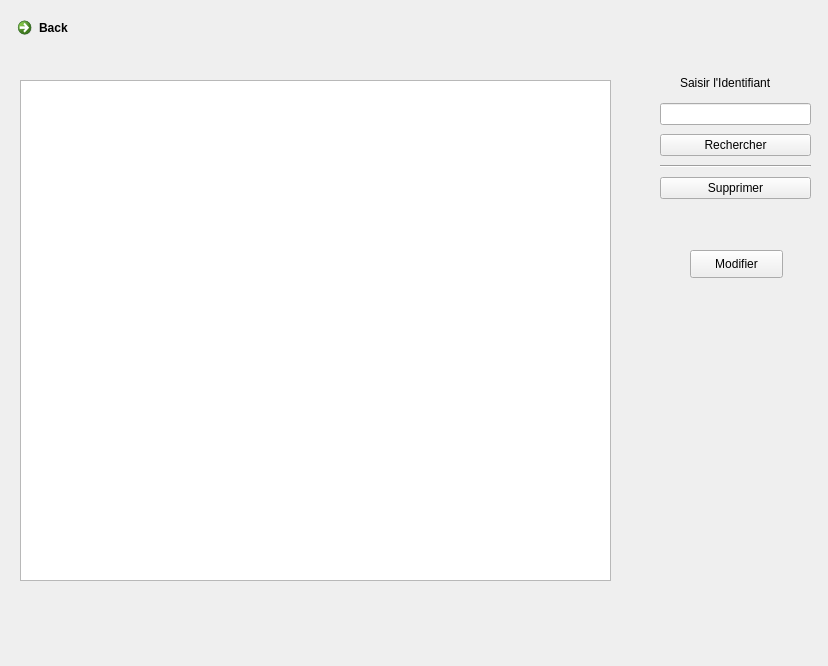
<?xml version="1.0" encoding="UTF-8"?>
<ui version="4.0">
 <class>affiche_client</class>
 <widget class="QDialog" name="affiche_client">
  <property name="geometry">
   <rect>
    <x>0</x>
    <y>0</y>
    <width>828</width>
    <height>666</height>
   </rect>
  </property>
  <property name="baseSize">
   <size>
    <width>0</width>
    <height>0</height>
   </size>
  </property>
  <property name="windowTitle">
   <string>Dialog</string>
  </property>
  <property name="sizeGripEnabled">
   <bool>false</bool>
  </property>
  <widget class="QCommandLinkButton" name="commandLinkButton">
   <property name="geometry">
    <rect>
     <x>10</x>
     <y>10</y>
     <width>187</width>
     <height>41</height>
    </rect>
   </property>
   <property name="text">
    <string>Back</string>
   </property>
   <property name="icon">
    <iconset>
     <normaloff>resources/Back.png</normaloff>resources/Back.png</iconset>
   </property>
  </widget>
  <widget class="QWidget" name="verticalLayoutWidget">
   <property name="geometry">
    <rect>
     <x>660</x>
     <y>100</y>
     <width>151</width>
     <height>104</height>
    </rect>
   </property>
   <layout class="QVBoxLayout" name="verticalLayout">
    <item>
     <widget class="QLineEdit" name="lineEdit_champ"/>
    </item>
    <item>
     <widget class="QPushButton" name="pushButton_rechercher">
      <property name="text">
       <string>Rechercher</string>
      </property>
     </widget>
    </item>
    <item>
     <widget class="Line" name="line">
      <property name="orientation">
       <enum>Qt::Horizontal</enum>
      </property>
     </widget>
    </item>
    <item>
     <widget class="QPushButton" name="pushButton">
      <property name="text">
       <string>Supprimer</string>
      </property>
     </widget>
    </item>
   </layout>
  </widget>
  <widget class="QLabel" name="label">
   <property name="geometry">
    <rect>
     <x>680</x>
     <y>70</y>
     <width>111</width>
     <height>25</height>
    </rect>
   </property>
   <property name="text">
    <string>Saisir l'Identifiant</string>
   </property>
  </widget>
  <widget class="QTableView" name="tableView">
   <property name="geometry">
    <rect>
     <x>20</x>
     <y>80</y>
     <width>591</width>
     <height>501</height>
    </rect>
   </property>
  </widget>
  <widget class="QPushButton" name="pushButton_2">
   <property name="geometry">
    <rect>
     <x>690</x>
     <y>250</y>
     <width>93</width>
     <height>28</height>
    </rect>
   </property>
   <property name="text">
    <string>Modifier</string>
   </property>
  </widget>
 </widget>
 <resources/>
 <connections/>
</ui>
